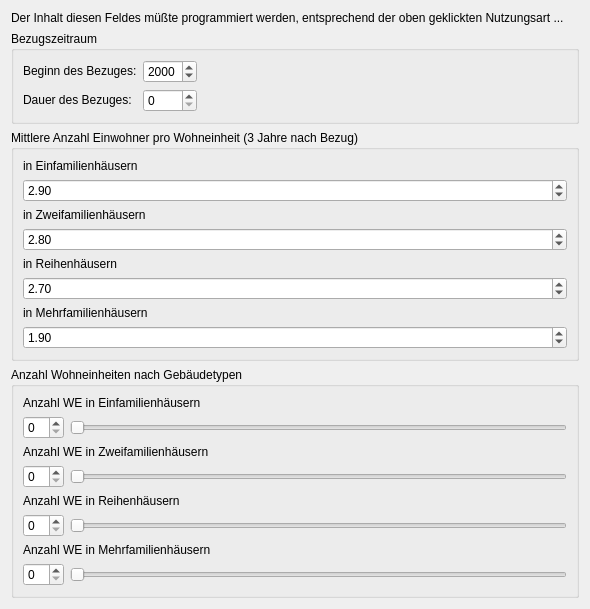
                 <widget class="QWidget" name="scrollAreaWidgetContents_2">
                  <property name="geometry">
                   <rect>
                    <x>0</x>
                    <y>0</y>
                    <width>590</width>
                    <height>570</height>
                   </rect>
                  </property>
                  <layout class="QVBoxLayout" name="verticalLayout_11">
                   <item>
                    <widget class="QLabel" name="label_36">
                     <property name="text">
                      <string>Der Inhalt diesen Feldes müßte programmiert werden, entsprechend der oben geklickten Nutzungsart ...</string>
                     </property>
                    </widget>
                   </item>
                   <item>
                    <widget class="QGroupBox" name="groupBox_13">
                     <property name="sizePolicy">
                      <sizepolicy hsizetype="Minimum" vsizetype="Fixed">
                       <horstretch>0</horstretch>
                       <verstretch>0</verstretch>
                      </sizepolicy>
                     </property>
                     <property name="font">
                      <font>
                       <pointsize>9</pointsize>
                      </font>
                     </property>
                     <property name="title">
                      <string>Bezugszeitraum</string>
                     </property>
                     <layout class="QGridLayout" name="gridLayout_8">
                      <item row="7" column="1">
                       <widget class="QSpinBox" name="spinBox_4"/>
                      </item>
                      <item row="0" column="0">
                       <widget class="QLabel" name="label_37">
                        <property name="toolTip">
                         <string>(Jahreszahl)</string>
                        </property>
                        <property name="text">
                         <string>&lt;html&gt;&lt;head/&gt;&lt;body&gt;&lt;p&gt;Beginn des Bezuges:&lt;/p&gt;&lt;/body&gt;&lt;/html&gt;</string>
                        </property>
                       </widget>
                      </item>
                      <item row="7" column="0">
                       <widget class="QLabel" name="label_38">
                        <property name="toolTip">
                         <string>(Jahre, 1 = Bezug wird noch im Jahr des Bezugsbeginnes abgeschlossen [bleibt das bei QGIS so?])</string>
                        </property>
                        <property name="toolTipDuration">
                         <number>-1</number>
                        </property>
                        <property name="text">
                         <string>&lt;html&gt;&lt;head/&gt;&lt;body&gt;&lt;p&gt;Dauer des Bezuges:&lt;/p&gt;&lt;/body&gt;&lt;/html&gt;</string>
                        </property>
                       </widget>
                      </item>
                      <item row="0" column="1">
                       <widget class="QDateEdit" name="dateEdit_4">
                        <property name="sizePolicy">
                         <sizepolicy hsizetype="Preferred" vsizetype="Fixed">
                          <horstretch>0</horstretch>
                          <verstretch>0</verstretch>
                         </sizepolicy>
                        </property>
                        <property name="displayFormat">
                         <string>yyyy</string>
                        </property>
                       </widget>
                      </item>
                      <item row="0" column="2">
                       <spacer name="horizontalSpacer_8">
                        <property name="orientation">
                         <enum>Qt::Horizontal</enum>
                        </property>
                        <property name="sizeHint" stdset="0">
                         <size>
                          <width>40</width>
                          <height>20</height>
                         </size>
                        </property>
                       </spacer>
                      </item>
                     </layout>
                    </widget>
                   </item>
                   <item>
                    <widget class="QGroupBox" name="groupBox_17">
                     <property name="sizePolicy">
                      <sizepolicy hsizetype="Preferred" vsizetype="Fixed">
                       <horstretch>0</horstretch>
                       <verstretch>0</verstretch>
                      </sizepolicy>
                     </property>
                     <property name="title">
                      <string>Mittlere Anzahl Einwohner pro Wohneinheit (3 Jahre nach Bezug)</string>
                     </property>
                     <layout class="QVBoxLayout" name="verticalLayout_12">
                      <item>
                       <widget class="QLabel" name="label_39">
                        <property name="sizePolicy">
                         <sizepolicy hsizetype="Preferred" vsizetype="Fixed">
                          <horstretch>0</horstretch>
                          <verstretch>0</verstretch>
                         </sizepolicy>
                        </property>
                        <property name="text">
                         <string>in Einfamilienhäusern</string>
                        </property>
                       </widget>
                      </item>
                      <item>
                       <widget class="QDoubleSpinBox" name="doubleSpinBox_13">
                        <property name="minimum">
                         <double>1.000000000000000</double>
                        </property>
                        <property name="maximum">
                         <double>4.900000000000000</double>
                        </property>
                        <property name="singleStep">
                         <double>0.100000000000000</double>
                        </property>
                        <property name="value">
                         <double>2.900000000000000</double>
                        </property>
                       </widget>
                      </item>
                      <item>
                       <widget class="QLabel" name="label_40">
                        <property name="sizePolicy">
                         <sizepolicy hsizetype="Preferred" vsizetype="Fixed">
                          <horstretch>0</horstretch>
                          <verstretch>0</verstretch>
                         </sizepolicy>
                        </property>
                        <property name="text">
                         <string>in Zweifamilienhäusern</string>
                        </property>
                       </widget>
                      </item>
                      <item>
                       <widget class="QDoubleSpinBox" name="doubleSpinBox_14">
                        <property name="minimum">
                         <double>1.000000000000000</double>
                        </property>
                        <property name="maximum">
                         <double>4.900000000000000</double>
                        </property>
                        <property name="singleStep">
                         <double>0.100000000000000</double>
                        </property>
                        <property name="value">
                         <double>2.800000000000000</double>
                        </property>
                       </widget>
                      </item>
                      <item>
                       <widget class="QLabel" name="label_41">
                        <property name="sizePolicy">
                         <sizepolicy hsizetype="Preferred" vsizetype="Fixed">
                          <horstretch>0</horstretch>
                          <verstretch>0</verstretch>
                         </sizepolicy>
                        </property>
                        <property name="text">
                         <string>in Reihenhäusern</string>
                        </property>
                       </widget>
                      </item>
                      <item>
                       <widget class="QDoubleSpinBox" name="doubleSpinBox_15">
                        <property name="minimum">
                         <double>1.000000000000000</double>
                        </property>
                        <property name="maximum">
                         <double>4.900000000000000</double>
                        </property>
                        <property name="singleStep">
                         <double>0.100000000000000</double>
                        </property>
                        <property name="value">
                         <double>2.700000000000000</double>
                        </property>
                       </widget>
                      </item>
                      <item>
                       <widget class="QLabel" name="label_42">
                        <property name="sizePolicy">
                         <sizepolicy hsizetype="Preferred" vsizetype="Fixed">
                          <horstretch>0</horstretch>
                          <verstretch>0</verstretch>
                         </sizepolicy>
                        </property>
                        <property name="text">
                         <string>in Mehrfamilienhäusern</string>
                        </property>
                       </widget>
                      </item>
                      <item>
                       <widget class="QDoubleSpinBox" name="doubleSpinBox_16">
                        <property name="minimum">
                         <double>1.000000000000000</double>
                        </property>
                        <property name="maximum">
                         <double>4.900000000000000</double>
                        </property>
                        <property name="singleStep">
                         <double>0.100000000000000</double>
                        </property>
                        <property name="value">
                         <double>1.900000000000000</double>
                        </property>
                       </widget>
                      </item>
                     </layout>
                    </widget>
                   </item>
                   <item>
                    <widget class="QGroupBox" name="groupBox_14">
                     <property name="sizePolicy">
                      <sizepolicy hsizetype="Preferred" vsizetype="Fixed">
                       <horstretch>0</horstretch>
                       <verstretch>0</verstretch>
                      </sizepolicy>
                     </property>
                     <property name="font">
                      <font>
                       <pointsize>9</pointsize>
                      </font>
                     </property>
                     <property name="title">
                      <string>Anzahl Wohneinheiten nach Gebäudetypen</string>
                     </property>
                     <layout class="QVBoxLayout" name="verticalLayout_13">
                      <item>
                       <widget class="QLabel" name="label_43">
                        <property name="text">
                         <string>Anzahl WE in Einfamilienhäusern</string>
                        </property>
                       </widget>
                      </item>
                      <item>
                       <layout class="QHBoxLayout" name="horizontalLayout_18">
                        <item>
                         <widget class="QSpinBox" name="spinBox_18">
                          <property name="specialValueText">
                           <string/>
                          </property>
                         </widget>
                        </item>
                        <item>
                         <widget class="QSlider" name="horizontalSlider_17">
                          <property name="accessibleDescription">
                           <string comment="pipipi">pipipi</string>
                          </property>
                          <property name="orientation">
                           <enum>Qt::Horizontal</enum>
                          </property>
                         </widget>
                        </item>
                       </layout>
                      </item>
                      <item>
                       <widget class="QLabel" name="label_44">
                        <property name="text">
                         <string>Anzahl WE in Zweifamilienhäusern</string>
                        </property>
                       </widget>
                      </item>
                      <item>
                       <layout class="QHBoxLayout" name="horizontalLayout_19">
                        <item>
                         <widget class="QSpinBox" name="spinBox_19">
                          <property name="specialValueText">
                           <string/>
                          </property>
                         </widget>
                        </item>
                        <item>
                         <widget class="QSlider" name="horizontalSlider_18">
                          <property name="accessibleDescription">
                           <string comment="pipipi">pipipi</string>
                          </property>
                          <property name="orientation">
                           <enum>Qt::Horizontal</enum>
                          </property>
                         </widget>
                        </item>
                       </layout>
                      </item>
                      <item>
                       <widget class="QLabel" name="label_45">
                        <property name="text">
                         <string>Anzahl WE in Reihenhäusern</string>
                        </property>
                       </widget>
                      </item>
                      <item>
                       <layout class="QHBoxLayout" name="horizontalLayout_20">
                        <item>
                         <widget class="QSpinBox" name="spinBox_20">
                          <property name="specialValueText">
                           <string/>
                          </property>
                         </widget>
                        </item>
                        <item>
                         <widget class="QSlider" name="horizontalSlider_19">
                          <property name="accessibleDescription">
                           <string comment="pipipi">pipipi</string>
                          </property>
                          <property name="orientation">
                           <enum>Qt::Horizontal</enum>
                          </property>
                         </widget>
                        </item>
                       </layout>
                      </item>
                      <item>
                       <widget class="QLabel" name="label_46">
                        <property name="text">
                         <string>Anzahl WE in Mehrfamilienhäusern</string>
                        </property>
                       </widget>
                      </item>
                      <item>
                       <layout class="QHBoxLayout" name="horizontalLayout_21">
                        <item>
                         <widget class="QSpinBox" name="spinBox_21">
                          <property name="specialValueText">
                           <string/>
                          </property>
                         </widget>
                        </item>
                        <item>
                         <widget class="QSlider" name="horizontalSlider_20">
                          <property name="accessibleDescription">
                           <string comment="pipipi">pipipi</string>
                          </property>
                          <property name="orientation">
                           <enum>Qt::Horizontal</enum>
                          </property>
                         </widget>
                        </item>
                       </layout>
                      </item>
                     </layout>
                    </widget>
                   </item>
                  </layout>
                 </widget>
